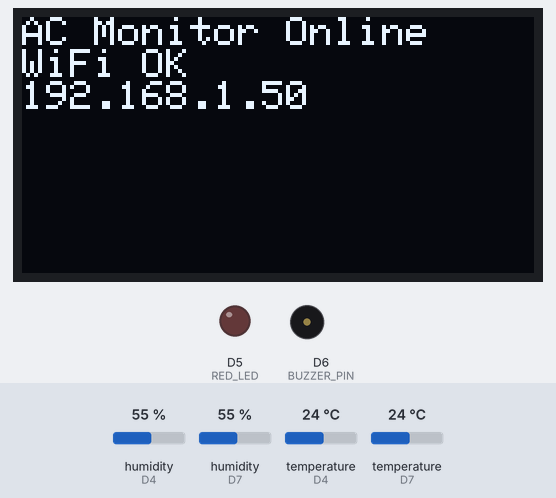
Bench run of a sketch on a simulated ESP8266 (NodeMCU). Shown: 128×64 one-colour display, output pins drawn as LEDs (lit = HIGH), buzzer (waves = sounding, pin HIGH). Dashed ring = blinking. Inputs (shaded band) come from the test bench; at power-on: temperature (sensors on D7, D4) 24 °C, humidity (sensors on D4, D7) 55 %. WiFi joins after 1.5 s; servers stay silent unless stated; what the sketch prints to the serial monitor is not drawn.

Above: at 3.1 s.
At 5.7 s:
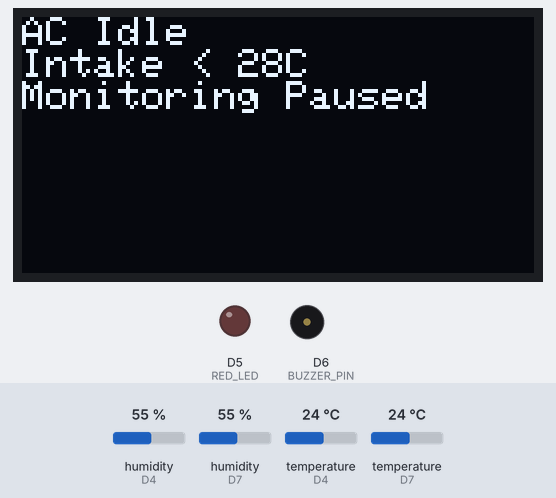
5.8 s: temperature (sensor on D7) set to 27.1 °C
11.4 s: temperature (sensor on D7) set to 28.6 °C
At 15.74 s:
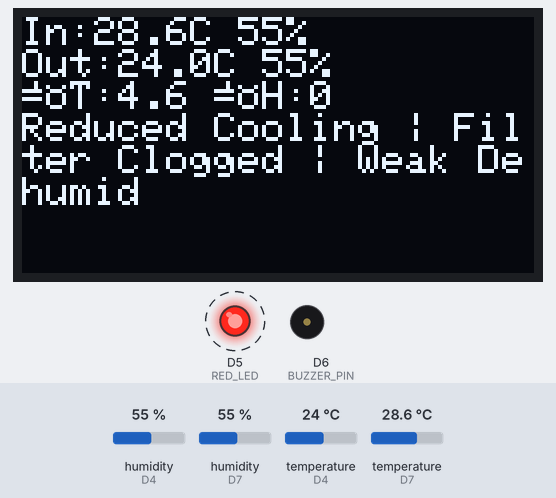
At 17.9 s:
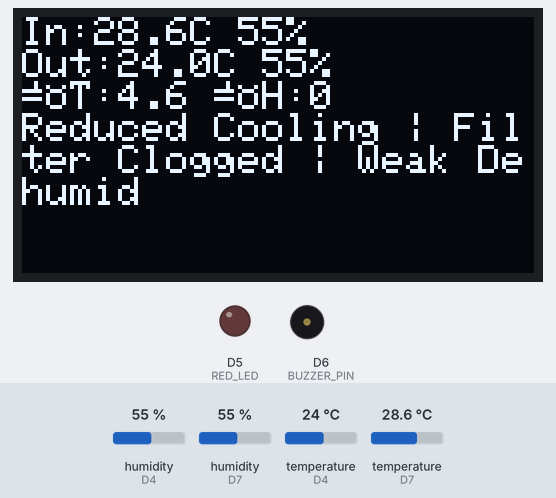
Timing chart, 0 to 19.4 s (numbered marks = the images above; inputs shaded):
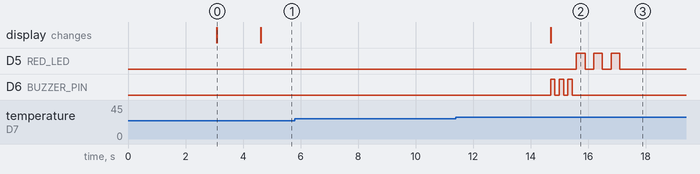

The sketch:

AC_Monitor_ThingSpeak_Only.ino
```cpp
/***** NODEMCU D-PIN DEFINITIONS (SAFETY) *****/
#ifndef D0
#define D0 16
#define D1 5
#define D2 4
#define D3 0
#define D4 2
#define D5 14
#define D6 12
#define D7 13
#define D8 15
#endif
/***********************************************/

#include <ESP8266WiFi.h>
#include <ThingSpeak.h>
#include <DHT.h>
#include <Wire.h>
#include <Adafruit_GFX.h>
#include <Adafruit_SSD1306.h>

// ===== WiFi Credentials =====
const char* WIFI_SSID = "YOUR_WIFI_SSID";
const char* WIFI_PASS = "YOUR_WIFI_PASSWORD";

// ===== ThingSpeak =====
unsigned long THINGSPEAK_CHANNEL_ID = 123456;
const char* THINGSPEAK_WRITE_KEY = "YOUR_WRITE_API_KEY";

WiFiClient client;

// ===== Sensor Type =====
#define DHTTYPE DHT22

// ===== NodeMCU Pin Configuration =====
#define DHTPIN_IN   D7   // Intake DHT22
#define DHTPIN_OUT  D4   // Outlet DHT22
#define BUZZER_PIN  D6   // Buzzer
#define RED_LED     D5   // LED
#define OLED_SDA    D2   // OLED SDA
#define OLED_SCL    D1   // OLED SCL

// ===== OLED Setup =====
#define SCREEN_WIDTH 128
#define SCREEN_HEIGHT 64
Adafruit_SSD1306 display(SCREEN_WIDTH, SCREEN_HEIGHT, &Wire, -1);

// Sensors
DHT dht_in(DHTPIN_IN, DHTTYPE);
DHT dht_out(DHTPIN_OUT, DHTTYPE);

// ===== Thresholds =====
float thr_a = 10.0, thr_b = 7.0, thr_c = 4.0, thr_d = 1.0;
float activationTemp = 28.0;

// Outlet temperature absolute levels
float out_warn1 = 28, out_warn2 = 34, out_warn3 = 38, out_warn4 = 40, out_warn5 = 42;

// ===== Helper Functions =====
void oled(String a, String b, String c, String d){
  display.clearDisplay();
  display.setTextSize(1);
  display.setTextColor(SSD1306_WHITE);
  display.setCursor(0,0);
  display.println(a); display.println(b);
  display.println(c); display.println(d);
  display.display();
}

void buzzerBeep(int n,int on=150,int off=150){
  for(int i=0;i<n;i++){
    digitalWrite(BUZZER_PIN, HIGH);
    delay(on);
    digitalWrite(BUZZER_PIN, LOW);
    delay(off);
  }
}

void buzzerOff(){ digitalWrite(BUZZER_PIN, LOW); }

void blinkLED(int times, int d=300){
  for(int i=0;i<times;i++){
    digitalWrite(RED_LED,HIGH); delay(d);
    digitalWrite(RED_LED,LOW); delay(d);
  }
}

// ===== WiFi Connect =====
void connectWiFi(){
  Serial.printf("Connecting to %s...\n", WIFI_SSID);
  WiFi.begin(WIFI_SSID, WIFI_PASS);

  int retries = 0;
  while (WiFi.status() != WL_CONNECTED && retries < 30){
    delay(500);
    Serial.print(".");
    retries++;
  }

  if (WiFi.status() == WL_CONNECTED){
    Serial.println("\\nWiFi Connected!");
    Serial.print("IP: ");
    Serial.println(WiFi.localIP());
  } else {
    Serial.println("\\nWiFi Failed!");
  }
}

// ===== Setup =====
void setup(){
  Serial.begin(115200);

  Wire.begin(OLED_SDA, OLED_SCL);

  dht_in.begin();
  dht_out.begin();

  pinMode(BUZZER_PIN, OUTPUT);
  pinMode(RED_LED, OUTPUT);

  display.begin(SSD1306_SWITCHCAPVCC, 0x3C);
  oled("AC Monitor", "ThingSpeak Version", "", "Booting...");
  delay(1500);

  connectWiFi();
  ThingSpeak.begin(client);

  oled("AC Monitor Online", "WiFi OK", WiFi.localIP().toString(), "");
  delay(1500);
}

// ===== LOOP =====
void loop(){

  if (WiFi.status() != WL_CONNECTED){
    connectWiFi();
  }

  float Tin = dht_in.readTemperature();
  float Hin = dht_in.readHumidity();
  float Tout = dht_out.readTemperature();
  float Hout = dht_out.readHumidity();

  if (isnan(Tin)||isnan(Tout)||isnan(Hin)||isnan(Hout)){
    oled("Sensor Error", "Check DHT22", "", "");
    buzzerBeep(2);
    blinkLED(3,200);
    delay(3000);
    return;
  }

  if (Tin < activationTemp){
    oled("AC Idle", "Intake < 28C", "Monitoring Paused", "");
    buzzerOff();
    digitalWrite(RED_LED, LOW);
    delay(5000);
    return;
  }

  float deltaT = Tin - Tout;
  float deltaH = Hin - Hout;

  String diag = "Normal";
  String note = "";
  bool alert = false;

  // ===== ΔT Based Logic =====
  if      (deltaT >= thr_a) diag="Efficient", note="System OK";
  else if (deltaT >= thr_b) diag="Slight Drop", note="Filter Dusty";
  else if (deltaT >= thr_c) diag="Reduced Cooling", note="Filter Clogged", alert=true;
  else if (deltaT >= thr_d) diag="Cooling Poor", note="Condenser Issue", alert=true;
  else if (deltaT > 0)      diag="Critical Drop", note="Compressor/Gas", alert=true;
  else                      diag="System Error", note="No Cooling", alert=true;

  // ===== Outlet Temperature Overrides =====
  if      (Tout > out_warn5) diag="System Error", note="Outlet >42C", alert=true;
  else if (Tout > out_warn4) diag="Critical Drop", note="Outlet >40C", alert=true;
  else if (Tout > out_warn3) diag="Cooling Poor", note="Outlet >38C", alert=true;
  else if (Tout > out_warn2) diag="Reduced Cooling", note="Outlet >34C", alert=true;
  else if (Tout > out_warn1) diag="Slight Drop", note="Outlet >28C";

  // ===== Humidity Logic =====
  if      (Hout > 90) note += " | Coil Freeze", alert=true;
  else if (Hout < 40 && Tout > 34) note += " | Dry Hot Air", alert=true;
  else if (deltaH < 5) note += " | Weak Dehumid", alert=true;
  else if (deltaH > 20) note += " | Excess Dehumid";

  // ===== OLED Output =====
  oled(
    "In:"+String(Tin,1)+"C "+String(Hin,0)+"%",
    "Out:"+String(Tout,1)+"C "+String(Hout,0)+"%",
    "ΔT:"+String(deltaT,1)+" ΔH:"+String(deltaH,0),
    diag + " | " + note
  );

  // ===== Local Alerts =====
  if (alert){
    buzzerBeep(3);
    blinkLED(3,300);
  }
  else {
    buzzerOff();
    digitalWrite(RED_LED, LOW);
  }

  // ===== ThingSpeak Upload =====
  ThingSpeak.setField(1, Tin);
  ThingSpeak.setField(2, Tout);
  ThingSpeak.setField(3, Hin);
  ThingSpeak.setField(4, Hout);

  ThingSpeak.setStatus((diag + " | " + note).c_str());

  int tsCode = ThingSpeak.writeFields(THINGSPEAK_CHANNEL_ID, THINGSPEAK_WRITE_KEY);

  if (tsCode == 200){
    Serial.println("ThingSpeak Update OK");
  } else {
    Serial.print("ThingSpeak Error: ");
    Serial.println(tsCode);
  }

  delay(15000);  // 15 seconds
}
```

Measured:
- the behaviour switches between 27.9 and 28 °C on temperature (sensor on D7) (found by bisection; images 1 and 2)
- after the input at 5.8 s, every drawn part: stays the same
- after the input at 11.4 s, D5 (RED_LED): alternates HIGH for 0.30 s and LOW for 0.30 s, 6 changes in all, then stays LOW, starting after 4.2 s; D6 (BUZZER_PIN): alternates HIGH for 0.15 s and LOW for 0.15 s, 6 changes in all, then stays LOW, starting after 3.3 s; the display: changes after 3.3 s (image 2)
- what the display in image 0 shows lasts 1.5 s, from 3.1 s to 4.6 s
